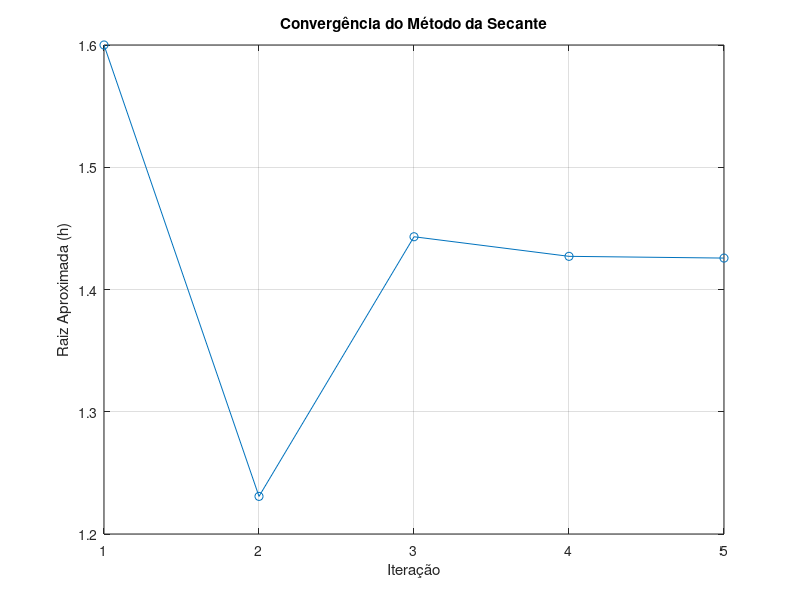

MATLAB code for this plot:
function h = secante()
    % Constantes
    r = 1; % raio da esfera em metros
    ps = 200; % densidade da esfera em kg/m^3
    pw = 1000; % densidade da água em kg/m^3
    pi = 3.141592653589793;
    
    % Volume submerso da esfera
    volume_submerso = @(h) (4/3) * pi * r^3 - (pi * h^2 / 3) * (3 * r - h);
    
    % Volume total da esfera
    volume_total = (4 / 3) * pi * r^3;
    
    % Função g(h) que deve ser zero no ponto de equilíbrio
    g = @(h) ps * volume_total / pw - volume_submerso(h);
    
    % Valor de referência conhecido
    h_real = 1.42480;
    
    % Estimativas iniciais
    x0 = 0; % Primeiro palpite inicial
    x1 = 2 * r; % Segundo palpite inicial (diâmetro da esfera)
    tol = 0.1; % Tolerância para o erro
    iter = 0;
    erro_aproximado = 100; % Erro inicial é 100%
    
    % Vetor para armazenar raízes aproximadas
    raizes_aprox = [];
    
    % Tabela de saída com largura fixa
    fprintf('%-12s %-22s %-22s %-20s %-22s\n', 'Iteração', 'xr - Raiz Aproximada', 'f(xr)', 'Erro Aproximado (%)', 'Erro Verdadeiro (%)');
    
    % Método da secante
    while erro_aproximado > tol
        % Calcular o novo valor de xr usando a fórmula da secante
        xr = x1 - g(x1) * (x1 - x0) / (g(x1) - g(x0));
        iter = iter + 1;
        
        % Calcular erro aproximado
        if iter == 1
            erro_aproximado = 100;
        else
            erro_aproximado = abs((xr - x1) / xr) * 100;
        end
        
        % Armazenar a raiz aproximada para plotagem
        raizes_aprox = [raizes_aprox xr];
        
        % Imprimir os resultados na tabela
        fprintf('%-12d %-22.8f %-22.8f %-20.8f %-22.8f\n', iter, xr, g(xr), erro_aproximado, abs((xr - h_real) / h_real) * 100);
        
        % Atualizar as variáveis para a próxima iteração
        x0 = x1;
        x1 = xr;
    end
    
    % Resultado final
    fprintf('\nRaiz aproximada (h): %.8f\n', xr);
    h = xr; % Retorna a raiz aproximada
    
    % Plotar gráfico de convergência
    figure;
    plot(raizes_aprox, 'o-');
    xlabel('Iteração');
    ylabel('Raiz Aproximada (h)');
    title('Convergência do Método da Secante');
    grid on;
end
